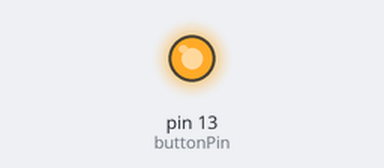
Simulated run of this sketch. Board: Arduino Uno, built with avr-gcc and run on an emulated ATmega328P. Shown: output pins drawn as LEDs (lit = HIGH).

Above: at 0.1 s.
At 3.1 s:
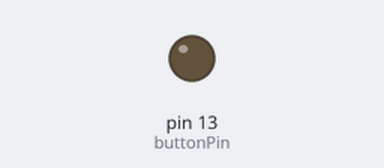
Timing chart, 0 to 4.6 s (numbered marks = the images above):
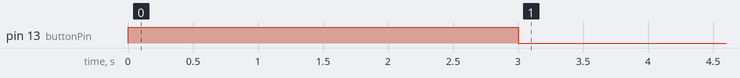

Measured:
- by itself, pin 13 (buttonPin): HIGH → LOW at 3.0 s

The sketch:

button433.ino
```cpp
const int buttonPin = 13;
int a = 0;
void setup() {
  // put your setup code here, to run once:
   pinMode(buttonPin, OUTPUT);
    digitalWrite(buttonPin, HIGH);
    delay(3000);
}

void loop() {
  digitalWrite(buttonPin, LOW);
}
```
